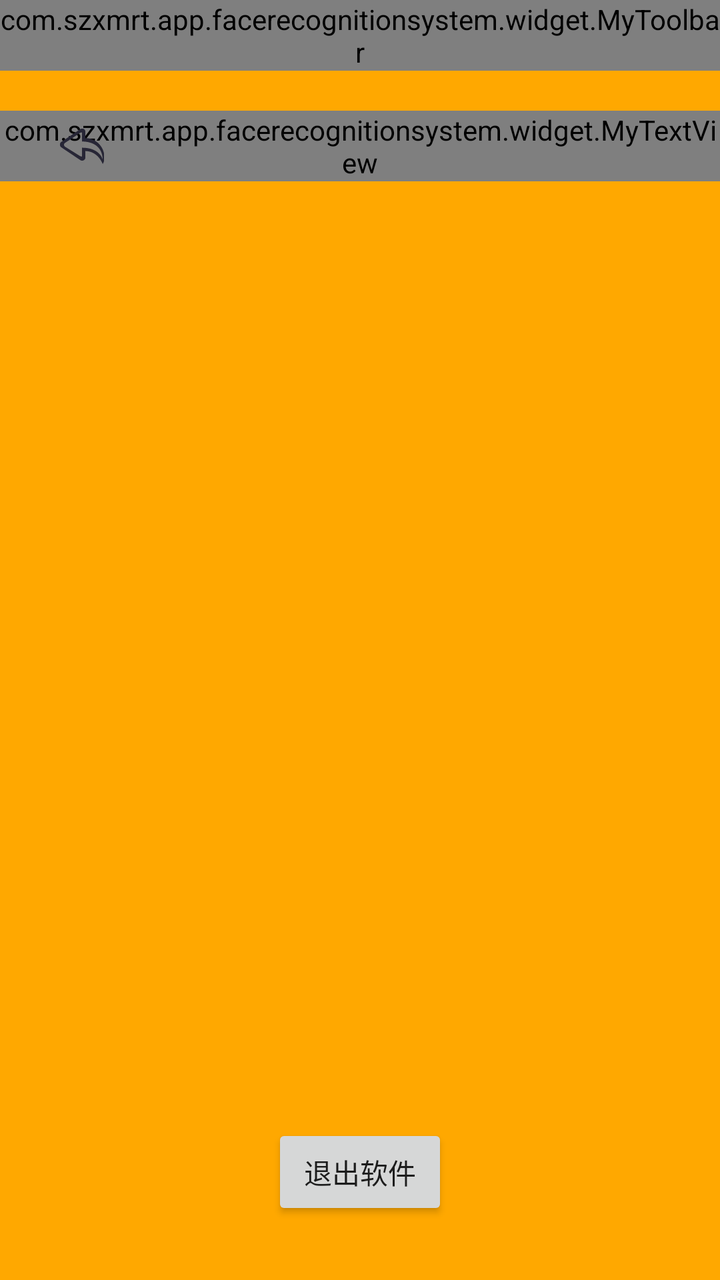
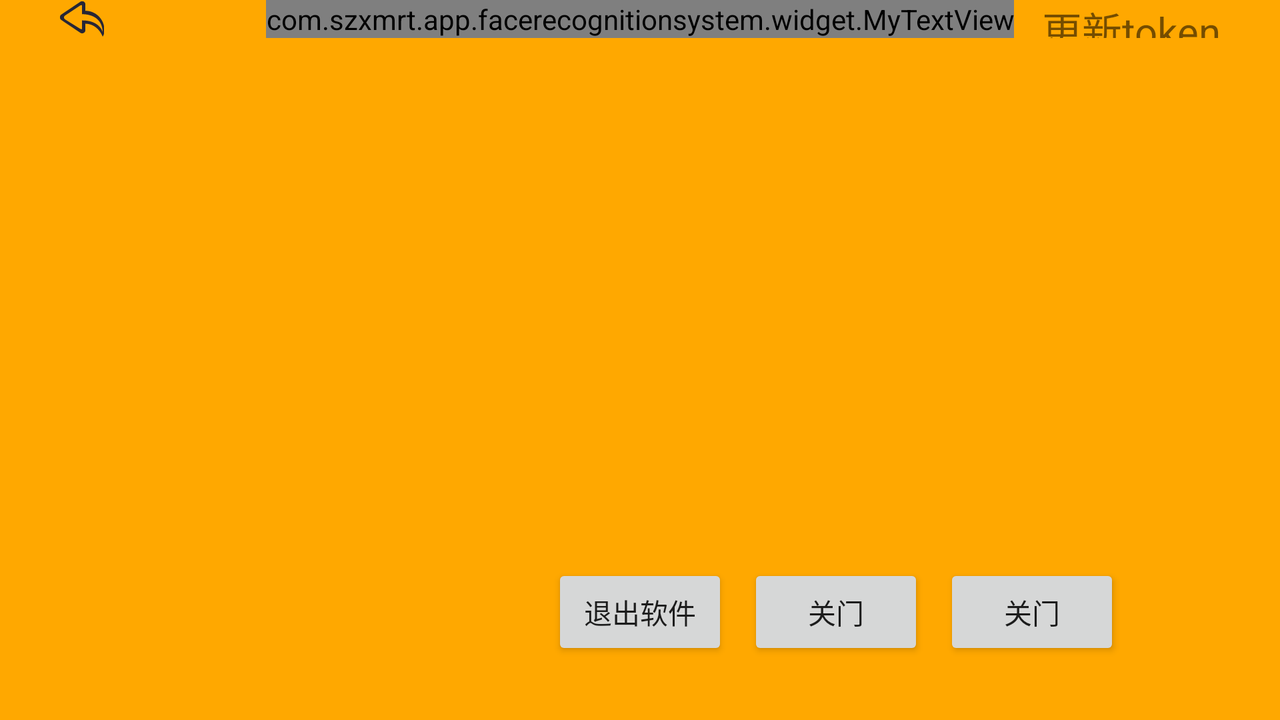

Two renders of one Android screen. The first uses the default layout on a phone; the second uses the alternative layout the repository ships for a different screen configuration, on a matching device. The two XML files are below.
<!-- AndroidManifest.xml: application theme AppTheme -->
<!-- res/layout/activity_setting.xml -->
<?xml version="1.0" encoding="utf-8"?>
<RelativeLayout xmlns:android="http://schemas.android.com/apk/res/android"
    xmlns:app="http://schemas.android.com/apk/res-auto"
    xmlns:tools="http://schemas.android.com/tools"
    android:layout_width="match_parent"
    android:layout_height="match_parent"
    tools:context="com.szxmrt.app.facerecognitionsystem.activity.SettingActivity"
    android:background="@color/c">
    <com.szxmrt.app.facerecognitionsystem.widget.MyToolbar
        android:id="@+id/setting_toolbar"
        android:layout_width="wrap_content"
        android:layout_height="wrap_content"
        android:layout_alignParentTop="true"/>
    <com.szxmrt.app.facerecognitionsystem.widget.MyTextView
        android:id="@+id/setting_title"
        android:layout_width="wrap_content"
        android:layout_height="wrap_content"
        android:layout_centerHorizontal="true"
        android:layout_below="@id/setting_toolbar"
        android:layout_marginTop="20dp"
        android:text="@string/setting"
        android:textSize="30sp"
        android:textColor="@color/a"/>
    <ImageView
        android:id="@+id/setting_back"
        android:layout_width="wrap_content"
        android:layout_height="wrap_content"
        android:layout_alignBottom="@id/setting_title"
        android:layout_alignTop="@id/setting_title"
        android:layout_marginStart="30dp"
        android:src="@mipmap/back"/>
    <android.support.v7.widget.RecyclerView
        android:id="@+id/setting_recyclerView"
        android:layout_width="match_parent"
        android:layout_height="wrap_content"
        android:layout_below="@id/setting_title"
        android:layout_above="@id/exit"
        android:layout_marginTop="20dp"/>
    <Button
        android:id="@+id/exit"
        android:layout_width="wrap_content"
        android:layout_height="wrap_content"
        android:layout_alignParentBottom="true"
        android:layout_centerHorizontal="true"
        android:layout_marginBottom="30dp"
        android:text="@string/exit"/>
</RelativeLayout>
<!-- resources referenced by this layout -->
<resources>
  <color name="a">#2F2F33</color>
  <color name="c">#FFA800</color>
  <!-- mipmap back: png bitmap (mipmap-xxhdpi, 1141 bytes) -->
  <string name="exit">退出软件</string>
  <string name="setting">运维界面</string>
  <!-- from res/values-v21/ -->
  <style name="AppTheme" parent="Theme.AppCompat.Light.NoActionBar">
          
          <item name="colorPrimary">@color/colorPrimary</item>
          <item name="colorPrimaryDark">@color/colorPrimaryDark</item>
          <item name="colorAccent">@color/colorAccent</item>
          <item name="android:screenOrientation">landscape</item>
          <item name="android:windowTranslucentStatus">false</item>
          <item name="android:windowTranslucentNavigation">true</item>
          <item name="windowNoTitle">true</item>
          <item name="windowActionBar">false</item>
          
          <item name="android:statusBarColor">@color/c</item>
      </style>
  <color name="colorPrimary">#3F51B5</color>
  <color name="colorPrimaryDark">#303F9F</color>
  <color name="colorAccent">#FF4081</color>
</resources>
<!-- res/layout-land/activity_setting.xml (the repository's variant of the layout above) -->
<!-- drawn on the phone turned sideways -->
<?xml version="1.0" encoding="utf-8"?>
<RelativeLayout xmlns:android="http://schemas.android.com/apk/res/android"
    xmlns:app="http://schemas.android.com/apk/res-auto"
    xmlns:tools="http://schemas.android.com/tools"
    android:layout_width="match_parent"
    android:layout_height="match_parent"
    tools:context="com.szxmrt.app.facerecognitionsystem.activity.SettingActivity"
    android:background="@color/c">
    <com.szxmrt.app.facerecognitionsystem.widget.MyTextView
        android:id="@+id/setting_title"
        android:layout_width="wrap_content"
        android:layout_height="wrap_content"
        android:layout_centerHorizontal="true"
        android:layout_alignParentTop="true"
        android:text="@string/setting"
        android:textSize="30sp"
        android:textColor="@color/a"/>
    <ImageView
        android:id="@+id/setting_back"
        android:layout_width="wrap_content"
        android:layout_height="wrap_content"
        android:layout_alignBottom="@id/setting_title"
        android:layout_alignTop="@id/setting_title"
        android:layout_marginStart="30dp"
        android:src="@mipmap/back"/>
    <TextView
        android:id="@+id/setting_token"
        android:layout_width="wrap_content"
        android:layout_height="wrap_content"
        android:gravity="center"
        android:text="@string/token"
        android:textSize="20sp"
        android:layout_alignParentEnd="true"
        android:layout_marginEnd="30dp"
        android:layout_alignTop="@id/setting_title"
        android:layout_alignBottom="@id/setting_title"/>
    <android.support.v7.widget.RecyclerView
        android:id="@+id/setting_recyclerView"
        android:layout_width="match_parent"
        android:layout_height="wrap_content"
        android:layout_below="@id/setting_title"
        android:layout_above="@id/exit"
        android:layout_marginTop="20dp"/>
    <Button
        android:id="@+id/exit"
        android:layout_width="wrap_content"
        android:layout_height="wrap_content"
        android:layout_alignParentBottom="true"
        android:layout_centerHorizontal="true"
        android:layout_marginBottom="30dp"
        android:text="@string/exit"/>
    <Button
        android:id="@+id/openDoor"
        android:layout_width="wrap_content"
        android:layout_height="wrap_content"
        android:layout_toEndOf="@id/exit"
        android:layout_alignBottom="@id/exit"
        android:layout_marginStart="10dp"
        android:text="@string/openDoor"/>
    <Button
        android:id="@+id/closeDoor"
        android:layout_width="wrap_content"
        android:layout_height="wrap_content"
        android:layout_toEndOf="@id/openDoor"
        android:layout_alignBottom="@id/openDoor"
        android:layout_marginStart="10dp"
        android:text="@string/closeDoor"/>
</RelativeLayout>
<!-- resources referenced by the variant -->
<!-- as the phone turned sideways resolves them -->
<resources>
  <color name="a">#2F2F33</color>
  <color name="c">#FFA800</color>
  <!-- mipmap back: png bitmap (mipmap-xxhdpi, 1141 bytes) -->
  <string name="closeDoor">关门</string>
  <string name="exit">退出软件</string>
  <string name="openDoor">关门</string>
  <string name="setting">运维界面</string>
  <string name="token">更新token</string>
  <!-- from res/values-v21/ -->
  <style name="AppTheme" parent="Theme.AppCompat.Light.NoActionBar">
          
          <item name="colorPrimary">@color/colorPrimary</item>
          <item name="colorPrimaryDark">@color/colorPrimaryDark</item>
          <item name="colorAccent">@color/colorAccent</item>
          <item name="android:screenOrientation">landscape</item>
          <item name="android:windowTranslucentStatus">false</item>
          <item name="android:windowTranslucentNavigation">true</item>
          <item name="windowNoTitle">true</item>
          <item name="windowActionBar">false</item>
          
          <item name="android:statusBarColor">@color/c</item>
      </style>
  <color name="colorPrimary">#3F51B5</color>
  <color name="colorPrimaryDark">#303F9F</color>
  <color name="colorAccent">#FF4081</color>
</resources>
